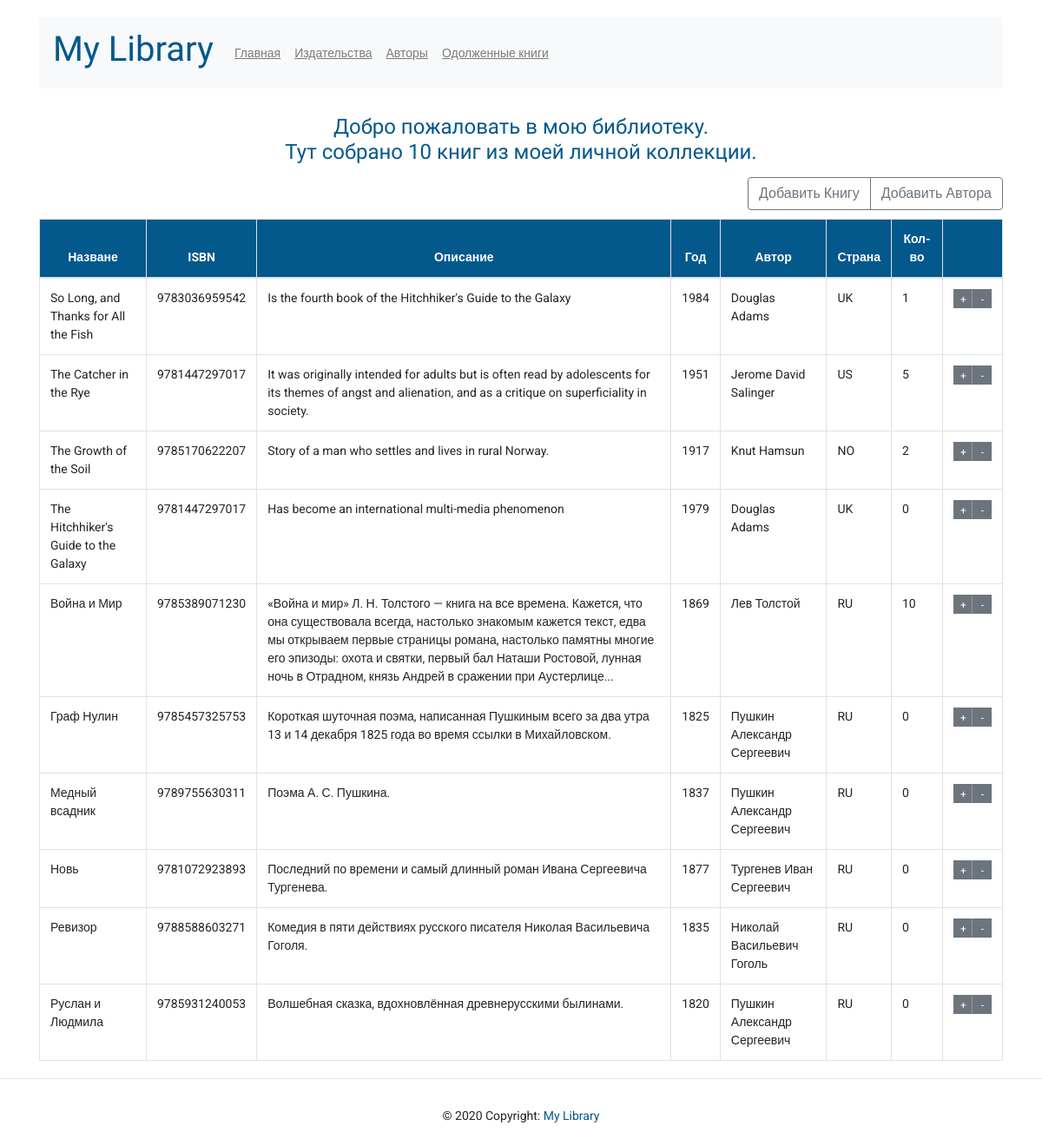
The page / on the database its author committed.
### p_library/models.py (models this page shows, shortened)
class Book(models.Model):
    ISBN = models.CharField(max_length=13)
    title = models.TextField(verbose_name='Название')
    description = models.TextField(verbose_name='Описание')
    year_release = models.SmallIntegerField(verbose_name='Год издания')
    copy_count = models.SmallIntegerField(default=0, verbose_name='Кол-во', blank=True)
    price = models.DecimalField(max_digits=10, decimal_places=2, default=0, verbose_name='Цена', blank=True)
    author = models.ForeignKey(Author, on_delete=models.CASCADE, verbose_name='Автор',
                               related_name='book_author')
    publisher = models.ForeignKey(Publisher, on_delete=models.SET_DEFAULT, default=1,
                                  verbose_name='Издатель')
    friend_reader = models.ManyToManyField('p_library.Friend', related_name='book_reader',
                                           verbose_name='Читающие друзья', blank=True)
    class Meta:
        ordering = ['title']

class Author(models.Model):
    full_name = models.TextField(verbose_name='Имя')
    birth_year = models.SmallIntegerField(verbose_name='Год рождения')
    country = models.CharField(verbose_name='Страна', max_length=2)
    class Meta:
        ordering = ['full_name']

### p_library/views.py (the view)
# urls.py: path('', views.index),
def index(request):
    template = loader.get_template('index.html')
    books = Book.objects.all()
    biblio_data = {
        'title': 'мою библиотеку',
        'books': books,
    }
    return HttpResponse(template.render(biblio_data, request))

### p_library/templates/index.html (shortened to what this page needs)
{% extends 'base.html' %}
{% block content %}
<h4 class="text-center">Добро пожаловать в {{ title }}. <br>
    Тут собрано {{ books|length }} книг из моей личной коллекции.</h4>
<div class="btn-group add-btn-main-group" role="group">
    <a href="/book/create" class="btn btn-outline-secondary add-btn-main">Добавить Книгу</a>
    <a href="/author/create" class="btn btn-outline-secondary add-btn-main">Добавить Автора</a>
</div>
<table class="table table-bordered table-condensed">
    <thead>
        <tr class="text-center">
            <th>Назване</th>
            <th>ISBN</th>
            <th>Описание</th>
            <th>Год</th>
            <th>Автор</th>
            <th>Страна</th>
            <th>Кол-во</th>
            <th></th>
        </tr>
    </thead>
    <tbody>
        {% for book in books %}
        <tr>
            <td>{{ book.title }}</td>
            <td>{{ book.ISBN }}</td>
            <td>{{ book.description }}</td>
            <td>{{ book.year_release }}</td>
            <td>{{ book.author.full_name }}</td>
            <td>{{ book.author.country }}</td>
            <td>{{ book.copy_count }}</td>
            <td>
                <div class="btn-group" role="group" aria-label="Basic example">
                    <form action="/index/book_increment/" method="post" enctype="multipart/form-data">
                        <input class="btn btn-secondary right-border btn-small" type="submit" value="+">
                    </form>
                    <form action="/index/book_decrement/" method="post" enctype="multipart/form-data">
                        <input class="btn btn-secondary btn-small" type="submit" value="-">
                    </form>
                </div>
            </td>
        </tr>
        {% endfor %}
    </tbody>
</table>
{% endblock %}

### p_library/templates/base.html (shortened to what this page needs)
{% load static %}
<!DOCTYPE html>
<html lang="en" dir="ltr">
<head>
    <link rel="stylesheet" href="https://stackpath.bootstrapcdn.com/bootstrap/4.5.0/css/bootstrap.min.css"
>
    <link rel="stylesheet" href="../static/CSS/style.css">
</head>
<body>
    <div class="container">
        <nav class="navbar navbar-expand-lg navbar-light bg-light">
            <a class="navbar-brand" href="#">
                <h1>My Library</h1>
            </a>
            <div class="collapse navbar-collapse" id="navbarNav">
                <ul class="navbar-nav">
                    <li class="nav-item">
                        <a class="nav-link" href="/index/">Главная <span class="sr-only">(current)</span></a>
                    </li>
                    <li class="nav-item">
                        <a class="nav-link" href="/publishers">Издательства</a>
                    </li>
                    <li class="nav-item">
                        <a class="nav-link" href="/authors">Авторы</a>
                    </li>
                    <li class="nav-item">
                        <a class="nav-link" href="/friends">Одолженные книги</a>
                    </li>
                </ul>
            </div>
        </nav>
        {% block content %}
        {% endblock %}
    </div>
    <footer>
        <hr>
        <div class="text-center py-3">© 2020 Copyright:
            <a href="#"> My Library</a>
        </div>
    </footer>
</body>
</html>

### p_library/static/CSS/style.css (style rules this page uses)
html { position: relative; min-height: 100%; }
body { font-family: 'Roboto', sans-serif; font-size: 14px; margin-bottom: 90px; }
h1, h3, h4 { color: #03588c; font-family: 'Open Sans Condensed', sans-serif; }
nav { margin-bottom: 30px; }
th { background-color: #03588c; color: white; }
.container { margin-top: 20px; }
.btn-small { width: 22px; height: 22px; font-size: 12px; padding: 1px 0 0 1px; border-radius: 0 !important; }
.btn-small.right-border { border-right: 1px solid #959699; }
.nav-link { color: #03588c; text-decoration: underline; }
a { color: #03588c; }
.add-btn-main-group { margin-top: 6px; margin-bottom: 10px; float: right; }
footer { position: absolute; bottom: 0; width: 100%; margin-top: 12px; }

### rows shown on the page
Book: title "So Long, and Thanks for All the Fish", ISBN "9783036959542", description "Is the fourth book of the Hitchhiker's Guide to the Galaxy", year_release "1984", author.full_name "Douglas Adams", author.country "UK", copy_count "1"
Book: title "The Catcher in the Rye", ISBN "9781447297017", description "It was originally intended for adults but is often read by adolescents for its themes of angst and alienation, and as a critique on superficiality in society.", year_release "1951", author.full_name "Jerome David Salinger", author.country "US", copy_count "5"
Book: title "The Growth of the Soil", ISBN "9785170622207", description "Story of a man who settles and lives in rural Norway.", year_release "1917", author.full_name "Knut Hamsun", author.country "NO", copy_count "2"
Book: title "The Hitchhiker's Guide to the Galaxy", ISBN "9781447297017", description "Has become an international multi-media phenomenon", year_release "1979", author.full_name "Douglas Adams", author.country "UK", copy_count "0"
Book: title "Война и Мир", ISBN "9785389071230", description "«Война и мир» Л. Н. Толстого — книга на все времена. Кажется, что она существовала всегда, настолько знакомым кажется текст, едва мы открываем первые страницы романа, настолько памятны многие его эпизоды: охота и святки, первый бал Наташи Ростовой, лунная ночь в Отрадном, князь Андрей в сражении при Аустерлице...", year_release "1869", author.full_name "Лев Толстой", author.country "RU", copy_count "10"
Book: title "Граф Нулин", ISBN "9785457325753", description "Короткая шуточная поэма, написанная Пушкиным всего за два утра 13 и 14 декабря 1825 года во время ссылки в Михайловском.", year_release "1825", author.full_name "Пушкин Александр Сергеевич", author.country "RU", copy_count "0"
Book: title "Медный всадник", ISBN "9789755630311", description "Поэма А. С. Пушкина.", year_release "1837", author.full_name "Пушкин Александр Сергеевич", author.country "RU", copy_count "0"
Book: title "Новь", ISBN "9781072923893", description "Последний по времени и самый длинный роман Ивана Сергеевича Тургенева.", year_release "1877", author.full_name "Тургенев Иван Сергеевич", author.country "RU", copy_count "0"
Book: title "Ревизор", ISBN "9788588603271", description "Комедия в пяти действиях русского писателя Николая Васильевича Гоголя.", year_release "1835", author.full_name "Николай Васильевич Гоголь", author.country "RU", copy_count "0"
Book: title "Руслан и Людмила", ISBN "9785931240053", description "Волшебная сказка, вдохновлённая древнерусскими былинами.", year_release "1820", author.full_name "Пушкин Александр Сергеевич", author.country "RU", copy_count "0"

### other values the page prints
{{ title }} "мою библиотеку"
{{ books|length }} "10"
